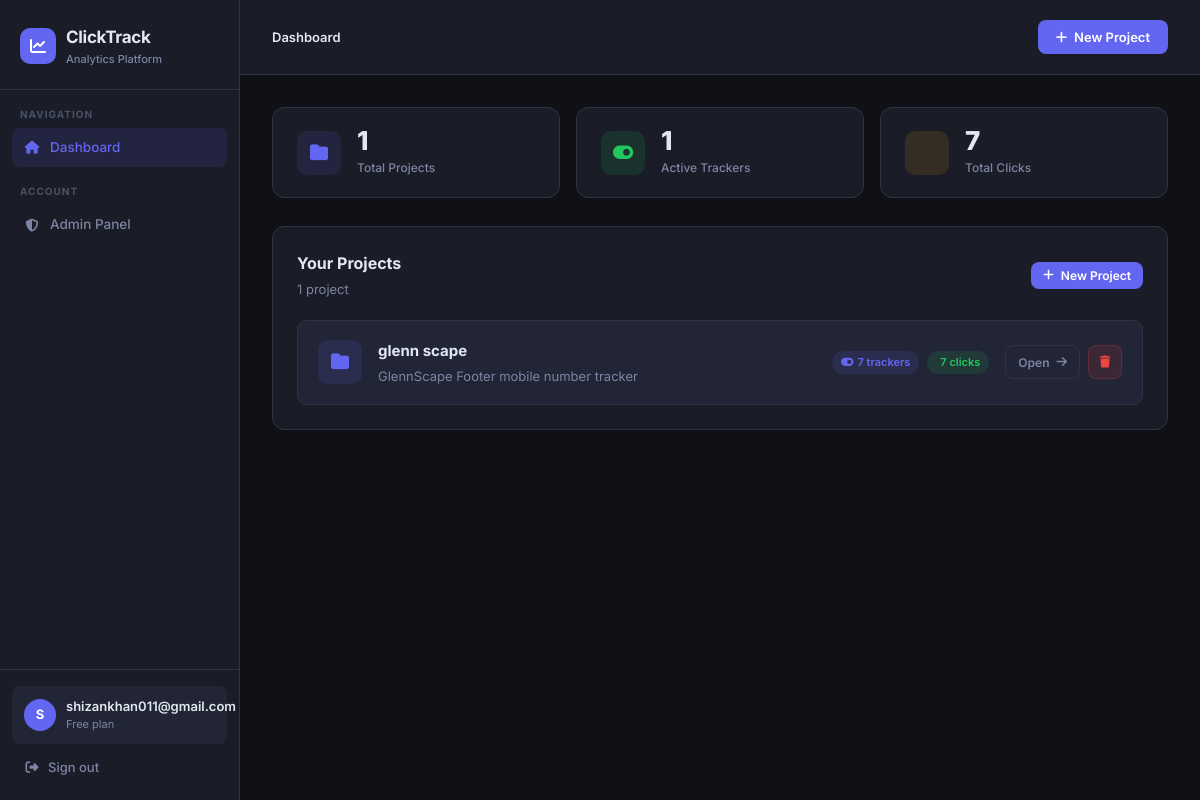
Before: /dashboard/ (signed in) with the older database file.
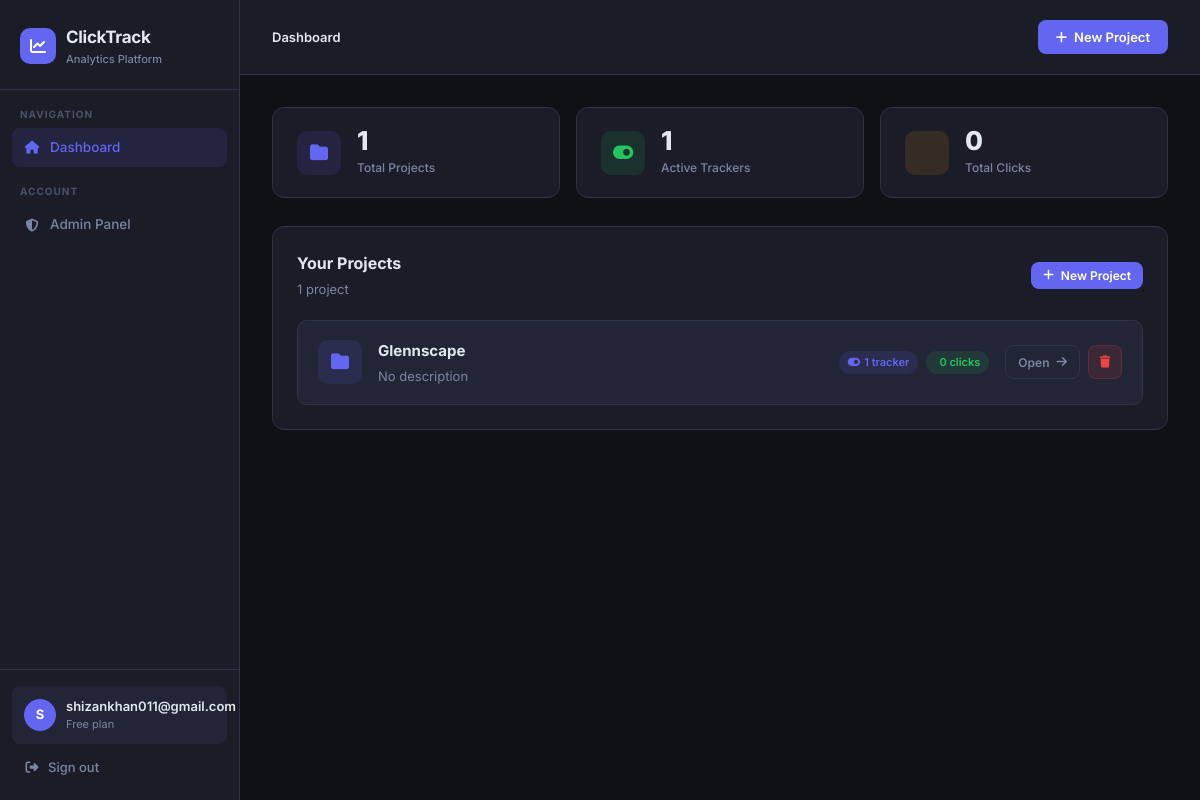
After: the same page with the newer database file.
### tracker/models.py (models this page shows, shortened)
class Project(models.Model):
    user = models.ForeignKey(User, on_delete=models.CASCADE, related_name='projects')
    name = models.CharField(max_length=200)
    description = models.TextField(blank=True)
    created_at = models.DateTimeField(auto_now_add=True)

### tracker/views.py (the view, shortened to what this page needs)
# urls.py: path('dashboard/', tracker_views.main_dashboard, name='dashboard'),
@login_required
def main_dashboard(request):
    projects = request.user.projects.annotate(
        button_count=Count('buttons'),
        click_count=Count('buttons__clicks')
    ).order_by('-created_at')
    total_projects = projects.count()
    total_buttons = ButtonTracker.objects.filter(project__user=request.user).count()
    total_clicks = ClickEvent.objects.filter(tracker__project__user=request.user).count()
    context = {
        'projects': projects,
        'total_projects': total_projects,
        'total_buttons': total_buttons,
        'total_clicks': total_clicks,
    }
    return render(request, 'tracker/main_dashboard.html', context)

### tracker/templates/tracker/main_dashboard.html (shortened to what this page needs)
{% extends "base.html" %}
{% block nav_dashboard %}active{% endblock %}
{% block page_heading %}Dashboard{% endblock %}
{% block topbar_actions %}
<button class="btn btn-primary" onclick="document.getElementById('createProjectModal').classList.add('open')">
    <i class="fa-solid fa-plus"></i> New Project
</button>
{% endblock %}
{% block content %}
<div class="stats-grid">
    <div class="stat-card">
        <div class="stat-icon indigo"><i class="fa-solid fa-folder"></i></div>
        <div>
            <div class="stat-value">{{ total_projects }}</div>
            <div class="stat-label">Total Projects</div>
        </div>
    </div>
    <div class="stat-card">
        <div class="stat-icon green"><i class="fa-solid fa-toggle-on"></i></div>
        <div>
            <div class="stat-value">{{ total_buttons }}</div>
            <div class="stat-label">Active Trackers</div>
        </div>
    </div>
    <div class="stat-card">
        <div class="stat-icon yellow"></div>
        <div>
            <div class="stat-value">{{ total_clicks }}</div>
            <div class="stat-label">Total Clicks</div>
        </div>
    </div>
</div>
<div class="card">
    <div class="card-header">
        <div>
            <div class="card-title">Your Projects</div>
            <div class="card-subtitle">{{ total_projects }} project{{ total_projects|pluralize }}</div>
        </div>
        <button class="btn btn-primary btn-sm" onclick="document.getElementById('createProjectModal').classList.add('open')">
            <i class="fa-solid fa-plus"></i> New Project
        </button>
    </div>
    {% if projects %}
    <div style="display:flex; flex-direction:column; gap:12px;">
        {% for p in projects %}
        <div style="
            display:flex; align-items:center; gap:16px;
            background:var(--surface2); border:1px solid var(--border);
            border-radius:10px; padding:18px 20px;
            transition: border-color 0.2s;
        " onmouseover="this.style.borderColor='var(--accent)'" onmouseout="this.style.borderColor='var(--border)'">
            <div style="
                width:44px; height:44px; border-radius:10px;
                background:var(--accent-light); color:var(--accent);
                display:flex; align-items:center; justify-content:center;
                font-size:18px; flex-shrink:0;
            ">
                <i class="fa-solid fa-folder"></i>
            </div>
            <div style="flex:1; min-width:0;">
                <div style="font-weight:700; font-size:15px; color:var(--text); margin-bottom:3px;">{{ p.name }}</div>
                <div style="color:var(--text-muted); font-size:13px; white-space:nowrap; overflow:hidden; text-overflow:ellipsis;">
                    {{ p.description|default:"No description" }}
                </div>
            </div>
            <div style="display:flex; align-items:center; gap:8px; flex-shrink:0;">
                <span class="badge badge-indigo">
                    <i class="fa-solid fa-toggle-on" style="margin-right:4px;"></i>
                    {{ p.button_count }} tracker{{ p.button_count|pluralize }}
                </span>
                <span class="badge badge-green">
                    {{ p.click_count }} click{{ p.click_count|pluralize }}
                </span>
            </div>
            <div style="display:flex; gap:8px; flex-shrink:0;">
                <a href="{% url 'project_dashboard' p.id %}" class="btn btn-ghost btn-sm">
                    Open <i class="fa-solid fa-arrow-right"></i>
                </a>
                <button class="btn btn-danger btn-sm btn-icon" title="Delete project"
                    onclick="confirmDelete('{% url 'delete_project' p.id %}', '{{ p.name|escapejs }}', 'project')">
                    <i class="fa-solid fa-trash"></i>
                </button>
            </div>
        </div>
        {% endfor %}
    </div>
    {% endif %}
</div>
{% endblock %}

### tracker/templates/base.html (shortened to what this page needs)
<!DOCTYPE html>
<html lang="en">
<head>
    <link rel="stylesheet" href="https://cdnjs.cloudflare.com/ajax/libs/font-awesome/6.5.0/css/all.min.css">
</head>
<body>
<div class="layout">
    <aside class="sidebar">
        <div class="sidebar-brand">
            <a href="{% url 'dashboard' %}" class="logo">
                <div class="logo-icon"><i class="fa-solid fa-chart-line"></i></div>
                <div>
                    <div class="logo-text">ClickTrack</div>
                    <div class="logo-sub">Analytics Platform</div>
                </div>
            </a>
        </div>
        <nav class="sidebar-nav">
            <div class="nav-label">Navigation</div>
            <a href="{% url 'dashboard' %}" class="nav-link {% block nav_dashboard %}{% endblock %}">
                <i class="fa-solid fa-house"></i> Dashboard
            </a>
            <div class="nav-label">Account</div>
            <a href="/admin/" class="nav-link">
                <i class="fa-solid fa-shield-halved"></i> Admin Panel
            </a>
        </nav>
        <div class="sidebar-footer">
            <div class="user-info">
                <div class="user-avatar">{{ request.user.username|first|upper }}</div>
                <div>
                    <div class="user-name">{{ request.user.username }}</div>
                    <div class="user-role">Free plan</div>
                </div>
            </div>
            <form method="POST" action="{% url 'logout' %}">
                <button type="submit" class="btn-logout">
                    <i class="fa-solid fa-right-from-bracket"></i> Sign out
                </button>
            </form>
        </div>
    </aside>
    <div class="main">
        <div class="topbar">
            <div class="topbar-left">
                {% block breadcrumb %}
                <nav class="breadcrumb">
                    <span class="current">{% block page_heading %}Dashboard{% endblock %}</span>
                </nav>
                {% endblock %}
            </div>
            <div>{% block topbar_actions %}{% endblock %}</div>
        </div>
        <div class="content">
            {% block content %}{% endblock %}
        </div>
    </div>
</div>
</body>
</html>

Changed rows visible on the page:
removed Project: name "glenn scape", description "GlennScape Footer mobile number tracker", button_count "7", click_count "7"
added Project: name "Glennscape", description "No description", button_count "1", click_count "0"
Other visible differences:
{{ total_clicks }}: "7" → "0"
